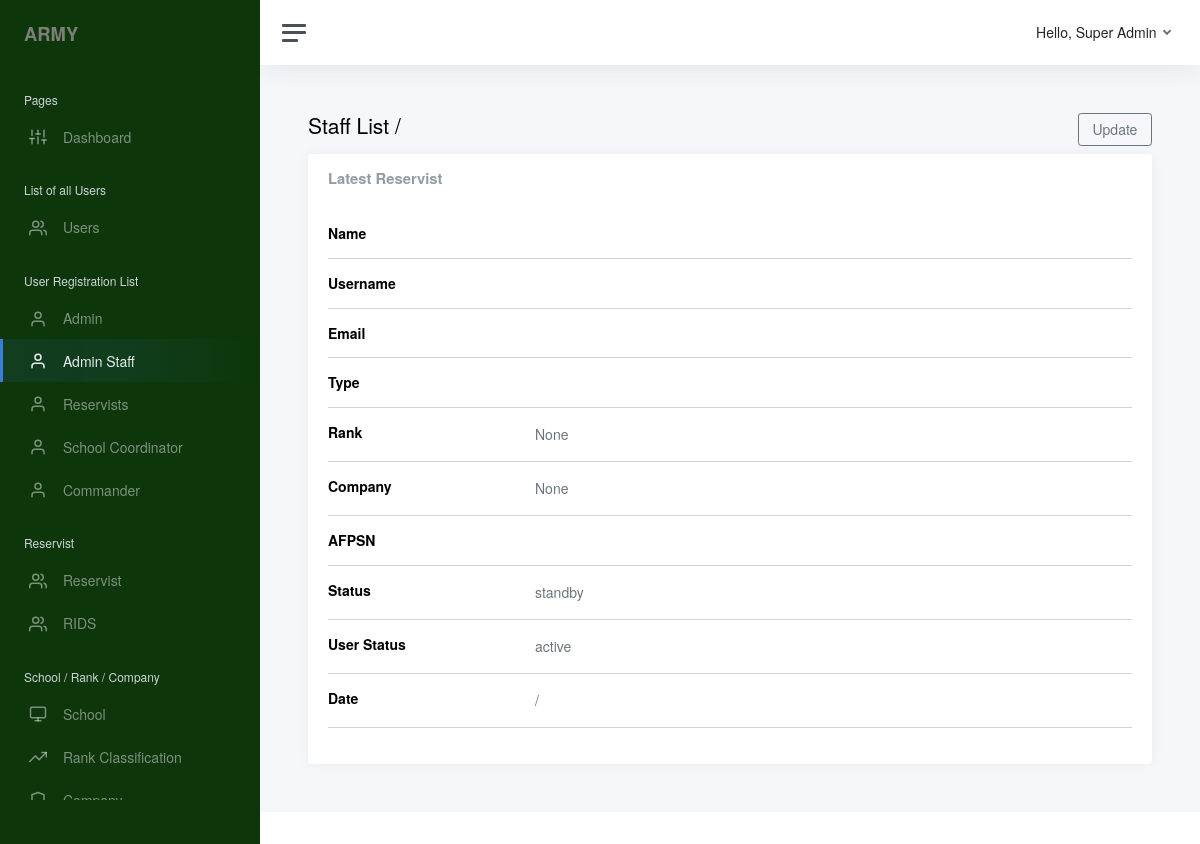
Screenshot of /admin_reg_staff_view.php (signed in) with the database file from the repository.
### tables this page shows
CREATE TABLE `army_users` (
  `army_id` int(255) NOT NULL,
  `user_img` varchar(250) NOT NULL,
  `firstname` varchar(100) NOT NULL,
  `middle_name` varchar(100) NOT NULL,
  `lastname` varchar(100) NOT NULL,
  `username` varchar(100) NOT NULL,
  `email` varchar(100) NOT NULL,
  `password` varchar(1000) NOT NULL,
  `type` varchar(30) NOT NULL,
  `rank_id` int(100) NOT NULL,
  `company_id` int(100) NOT NULL,
  `afpsn` varchar(250) NOT NULL,
  `school_id` int(100) NOT NULL,
  `status` varchar(30) NOT NULL,
  `user_status` varchar(20) NOT NULL,
  `date_created` date DEFAULT NULL,
  `time_created` time(6) NOT NULL,
  `date_modified` date DEFAULT NULL,
  `time_modified` time(6) NOT NULL
);

### system_checker.php (called while the page is built, shortened)
<?php
require 'include/connect.php';
if (!empty($_SESSION["army_id"])) {
  $army_id     = $_SESSION["army_id"];
  $result      = mysqli_query($conn, "SELECT * FROM army_users WHERE army_id = $army_id");
  $row         = mysqli_fetch_assoc($result);
  $fn_public   = $row["firstname"];
  $ln_public   = $row["lastname"];
  $type        = $row["type"];
  $status      = $row["status"];
  $user_status = $row["user_status"];
  if ($user_status == 'active') {
    if ($type == 'sadmin') {
      $isSadmin = true;
    }
  } else {
    echo "<script> alert('Sorry, your account is inactive. Please wait for the approval'); </script>";
  }
} else {
  header("Location: bulletin.php");
}

### admin_query_getter.php (called while the page is built, shortened)
<?php
if($rank_id == 0) {
  $rank_name = 'None';
} else {
  $result_rank = mysqli_query($conn, "SELECT * FROM ranks WHERE rank_id = '$rank_id'");
  while ($res      = mysqli_fetch_array($result_rank)) {
  $rank_name = $res['rank_name'];
  }
}
if($company_id == 0) {
  $company_name = 'None';
}else {
  $result_company       = mysqli_query($conn, "SELECT * FROM company WHERE company_id = '$company_id'");
  while ($res      = mysqli_fetch_array($result_company)) {
  $company_name = $res['company_name'];
  }
}
?>

### admin_reg_staff_view.php (the view, shortened to what this page needs)
<?php
include 'system_checker.php';
$staff_id = $_GET['ID'];
include 'admin_query_getter.php';
include 'admin_query_getter.php';
?>
<!DOCTYPE html>
<html lang="en">
<?php include 'header_main.php' ?>
<body>
    <div class="wrapper">
        <div class="main">
            <?php include 'top_right_navigation.php' ?>
            <main class="content">
                <div class="container-fluid p-0">
                  <div class="row">
                    <div class="col-6">
                      <h1 class="h3 mb-3"><a href="admin_reg_staff.php" class="linked-navigation">Staff List </a> / <?php echo $firstname . ' ' . $lastname ?></h1>
                    </div>
                    <div class="col-6">
                      <?php
                      if($isSadmin || $isAdmin){
                      ?>
                        <a <?php echo "href=\"admin_reg_staff_edit.php?ID=$staff_id\" " ?> class="btn btn-md btn-outline-secondary mb-0" style="float:right">Update</a>
                      <?php } ?>
                    </div>
                  </div>
                    <div class="row">
                        <div class="col-12">
                            <div class="card">
                                <div class="card-header">
                                    <h5 class="card-title mb-0">Latest Reservist</h5>
                                </div>
                                <div class="card-body">
                                <div class="row">
                                  <div class="col-sm-3">
                                    <h6 class="mb-0 flatpickr-weekwrapper"><strong>Name</strong></h6>
                                  </div>
                                  <div class="col-sm-9 text-secondary">
                                  </div>
                                </div>
                                <hr>
                                <div class="row">
                                  <div class="col-sm-3">
                                    <h6 class="mb-0 flatpickr-weekwrapper"><strong>Username</strong></h6>
                                  </div>
                                  <div class="col-sm-9 text-secondary">
                                  </div>
                                </div>
                                <hr>
                                <div class="row">
                                  <div class="col-sm-3">
                                    <h6 class="mb-0 flatpickr-weekwrapper"><strong>Email</strong></h6>
                                  </div>
                                  <div class="col-sm-9 text-secondary">
                                  </div>
                                </div>
                                <hr>
                                <div class="row">
                                  <div class="col-sm-3">
                                    <h6 class="mb-0 flatpickr-weekwrapper"><strong>Type</strong></h6>
                                  </div>
                                  <div class="col-sm-9 text-secondary">
                                  </div>
                                </div>
                                <hr>
                                <div class="row">
                                  <div class="col-sm-3">
                                    <h6 class="mb-0 flatpickr-weekwrapper"><strong>Rank</strong></h6>
                                  </div>
                                  <div class="col-sm-9 text-secondary">
                                    <div class="flatpickr-weekwrapper">
                                      <?php echo $rank_name ?>
                                    </div>
                                  </div>
                                </div>
                                <hr>
                                <div class="row">
                                  <div class="col-sm-3">
                                    <h6 class="mb-0 flatpickr-weekwrapper"><strong>Company</strong></h6>
                                  </div>
                                  <div class="col-sm-9 text-secondary">
                                    <div class="flatpickr-weekwrapper">
                                      <?php echo $company_name ?>
                                    </div>
                                  </div>
                                </div>
                                <hr>
                                <div class="row">
                                  <div class="col-sm-3">
                                    <h6 class="mb-0 flatpickr-weekwrapper"><strong>AFPSN</strong></h6>
                                  </div>
                                  <div class="col-sm-9 text-secondary">
                                  </div>
                                </div>
                                <hr>
                                <div class="row">
                                  <div class="col-sm-3">
                                    <h6 class="mb-0 flatpickr-weekwrapper"><strong>Status</strong></h6>
                                  </div>
                                  <div class="col-sm-9 text-secondary">
                                    <div class="flatpickr-weekwrapper">
                                      <?php echo $status ?>
                                    </div>
                                  </div>
                                </div>
                                <hr>
                                <div class="row">
                                  <div class="col-sm-3">
                                    <h6 class="mb-0 flatpickr-weekwrapper"><strong>User Status</strong></h6>
                                  </div>
                                  <div class="col-sm-9 text-secondary">
                                    <div class="flatpickr-weekwrapper">
                                      <?php echo $user_status ?>
                                    </div>
                                  </div>
                                </div>
                                <hr>
                                <div class="row">
                                  <div class="col-sm-3">
                                    <h6 class="mb-0 flatpickr-weekwrapper"><strong>Date</strong></h6>
                                  </div>
                                  <div class="col-sm-9 text-secondary">
                                    <div class="flatpickr-weekwrapper">
                                      <?php echo $date .'/'. $time ?>
                                    </div>
                                  </div>
                                </div>
                                <hr>
                            </div>
                        </div>
                    </div>
                </div>
            </main>
            <?php include 'system_controller/footer.php' ?>
        </div>
    </div>
</body>
</html>

### top_right_navigation.php (shortened to what this page needs)
<nav id="top-nav" class="navbar navbar-expand navbar-light navbar-bg">
    <a class="sidebar-toggle js-sidebar-toggle">
        <i class="hamburger align-self-center"></i>
    </a>
    <div class="navbar-collapse collapse">
        <ul class="navbar-nav navbar-align">
            <li class="nav-item dropdown">
                <a class="nav-link dropdown-toggle d-none d-sm-inline-block" href="#" data-bs-toggle="dropdown">
                    <span class="text-dark">Hello, <?php echo $rank_public . ' ' .$fn_public . ' ' . $ln_public?></span>
                </a>
            </li>
        </ul>
    </div>
</nav>

### css/print.css (style rules this page uses)
.card { margin: -2rem; margin-left: -2rem; margin-right: -2rem; }
body, .content { background-color: white; }
footer, head, #sidebar, #top-nav, .header-dash { display: none; }

### rows the page displays
army_users: firstname "Super", lastname "Admin", status "standby", user_status "active"

### other values shown
$rank_name "None"
$company_name "None"
